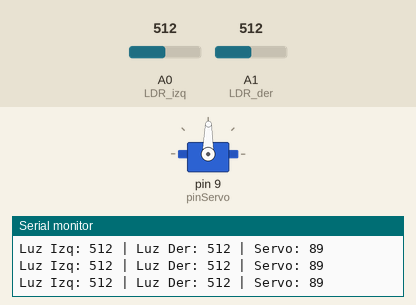
This sketch was run on a simulated Arduino Uno, built with avr-gcc and run on an emulated ATmega328P. Parts: servo, the last lines printed to the serial monitor. Inputs (shaded band) come from the test bench; at power-on: A0 (LDR_izq) = 512, A1 (LDR_der) = 512.

Above: at 1.2 s.
1.3 s: A0 (LDR_izq) set to 554
At 2.7 s:
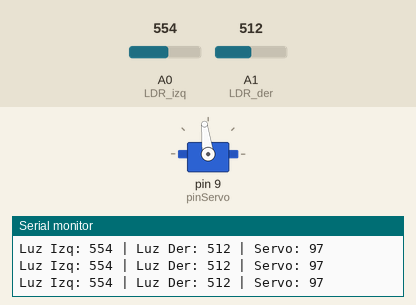
4.3 s: A0 (LDR_izq) set to 582
At 5.3 s:
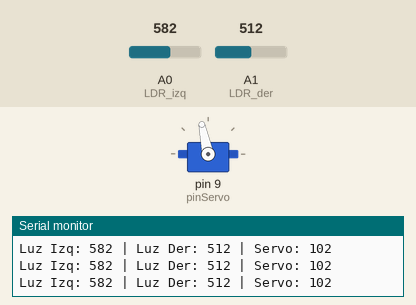
5.8 s: A1 (LDR_der) set to 539
At 7.0 s:
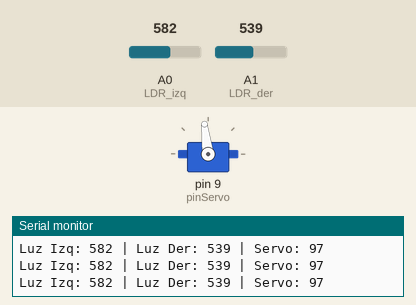
8.8 s: A1 (LDR_der) set to 306
At 9.6 s:
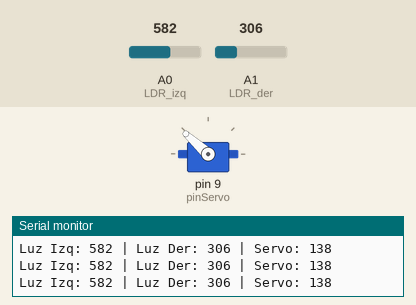
10.3 s: A1 (LDR_der) set to 716
At 11.2 s:
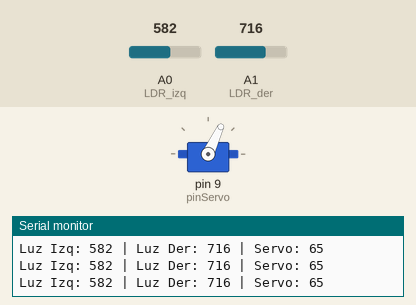
11.8 s: A0 (LDR_izq) set to 122
At 12.3 s:
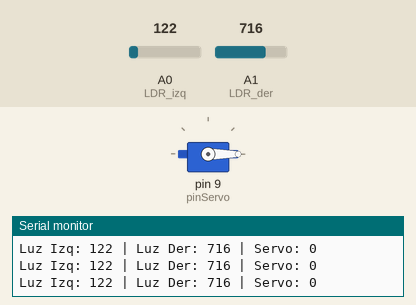
Timing chart, 0 to 14.3 s (numbered marks = the images above; inputs shaded):
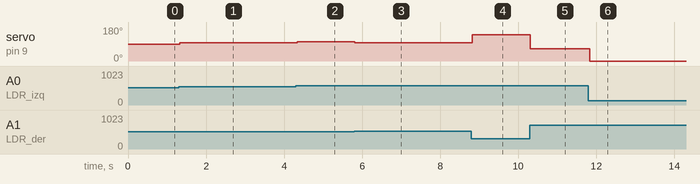

Measured:
- after the input at 1.3 s, servo on pin 9 (pinServo): 89° → 97° at once
- after the input at 4.3 s, servo on pin 9 (pinServo): 97° → 102° at once
- after the input at 5.8 s, servo on pin 9 (pinServo): 102° → 97° at once
- after the input at 8.8 s, servo on pin 9 (pinServo): 97° → 138° at once
- after the input at 10.3 s, servo on pin 9 (pinServo): 138° → 65° at once
- after the input at 11.8 s, servo on pin 9 (pinServo): 65° → 0° at once

The sketch:

Practica18.ino
```cpp
#include <Servo.h>

// Pines de los sensores de luz (LDRs)
const int LDR_izq = A0; // LDR izquierda
const int LDR_der = A1; // LDR derecha

// Servomotor
Servo servoMotor;
const int pinServo = 9;

void setup() {
    servoMotor.attach(pinServo); // Conectar servo al pin 9
    Serial.begin(9600); // Para depuración
}

void loop() {
    int luzIzq = analogRead(LDR_izq); // Leer LDR izquierda
    int luzDer = analogRead(LDR_der); // Leer LDR derecha

    int diferencia = luzIzq - luzDer; // Diferencia entre sensores
    int angulo = map(diferencia, -500, 500, 0, 179); // Ajuste de ángulo

    angulo = constrain(angulo, 0, 179); // Limitar rango de ángulos

    servoMotor.write(angulo); // Mover el servo
    Serial.print("Luz Izq: "); Serial.print(luzIzq);
    Serial.print(" | Luz Der: "); Serial.print(luzDer);
    Serial.print(" | Servo: "); Serial.println(angulo);

    delay(50); // Pequeño retraso para estabilidad
}
```
